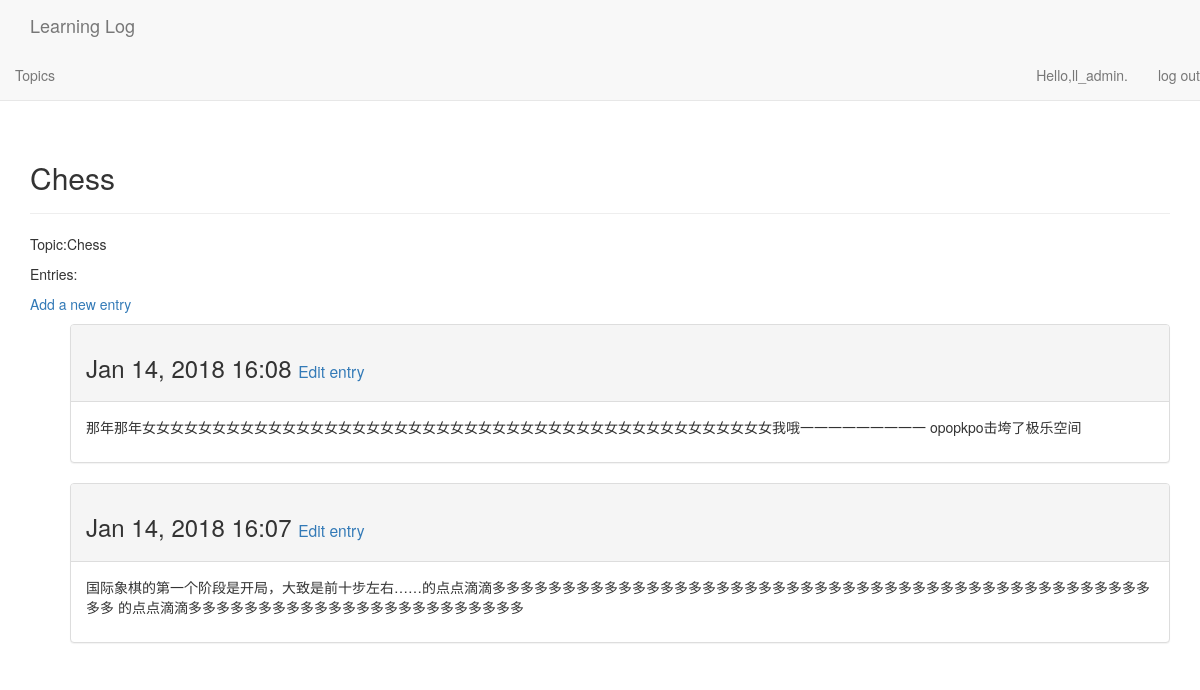
Page /topics/1 (signed in) on the earlier database version.
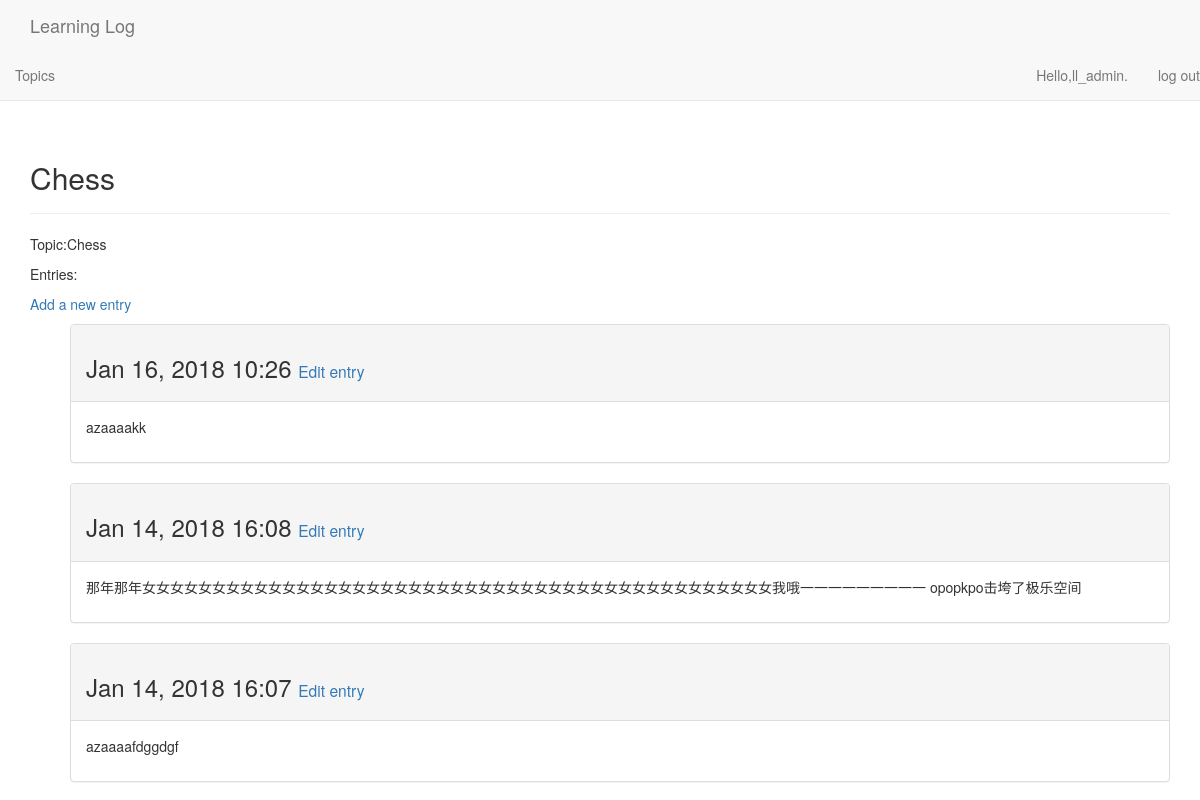
Same page on the later database version.
### learning_logs/models.py (models this page shows, shortened)
class Entry(models.Model):
    topic=models.ForeignKey(Topic,on_delete=models.CASCADE)
    text=models.TextField()
    date_added=models.DateTimeField(auto_now_add=True)
    class Meta:
        verbose_name_plural='entries'

### learning_logs/views.py (the view)
# urls.py: url(r'^topics/(?P<topic_id>\d+)$',views.topic,name='topic'),
@login_required()
def topic(request,topic_id):
    topic=Topic.objects.get(id=topic_id)
    if topic.owner!=request.user:
        raise Http404
    entries=topic.entry_set.order_by('-date_added')
    context={'topic':topic,'entries':entries}
    return render(request,'learning_logs/topic.html',context)

### learning_logs/models.py (called while the page is built)
    def __str__(self):
        return self.text

### learning_logs/templates/learning_logs/topic.html (shortened to what this page needs)
<!DOCTYPE html>
<html lang="en">
<head>
</head>
<body>
{% extends "learning_logs/base.html" %}
{% block header %}
<h2>{{ topic }}</h2>
{% endblock header %}
{% block content %}
<p>Topic:{{topic}}</p>
<p>Entries:</p>
<p>
    <a href="{% url 'learning_logs:new_entry' topic.id %}">Add a new entry</a>
</p>
<ul>
    {% for entry in entries%}
        <div class="panel panel-default">
            <div class="panel-heading">
                <h3>
                    {{ entry.date_added | date:'M d, Y H:i' }}
                    <small>
                        <a href="{% url 'learning_logs:edit_entry' entry.id %}">Edit entry</a>
                    </small>
                </h3>
            </div>
            <div class="panel-body">
                {{ entry.text|linebreaks }}
            </div>
        </div>
    {% empty %}
       There are no entries fot this topic yet.
    {% endfor %}
</ul>
{% endblock content %}

Differences in the rows shown:
added Entry: date_added "Jan 16, 2018 10:26", text "azaaaakk"
changed Entry: text "国际象棋的第一个阶段是开局，大致是前十步左右……的点点滴滴多多多多多多多多多多多多多多多多多多多多多多多多多多多多多多多多多多多多多多多多多多多多多多多多多 的点点滴滴多多多多多多多多多多多多多多多多多多多多多多多多" → "azaaaafdggdgf"
